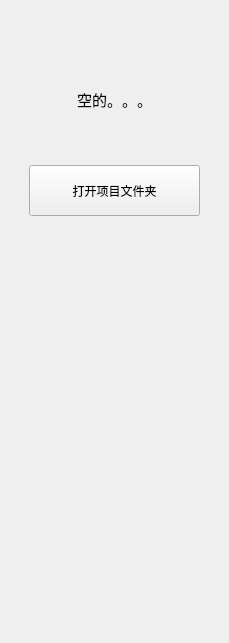
<?xml version="1.0" encoding="UTF-8"?>
<ui version="4.0">
 <class>CodeTreeSideWidget</class>
 <widget class="QWidget" name="CodeTreeSideWidget">
  <property name="geometry">
   <rect>
    <x>0</x>
    <y>0</y>
    <width>229</width>
    <height>643</height>
   </rect>
  </property>
  <property name="windowTitle">
   <string>Form</string>
  </property>
  <property name="styleSheet">
   <string notr="true">#label {
	font-size:  15px;
    font-weight: 450;
}

</string>
  </property>
  <layout class="QVBoxLayout" name="verticalLayout">
   <item>
    <widget class="QWidget" name="widget" native="true">
     <layout class="QGridLayout" name="gridLayout">
      <item row="0" column="1">
       <spacer name="verticalSpacer_2">
        <property name="orientation">
         <enum>Qt::Vertical</enum>
        </property>
        <property name="sizeType">
         <enum>QSizePolicy::Fixed</enum>
        </property>
        <property name="sizeHint" stdset="0">
         <size>
          <width>20</width>
          <height>68</height>
         </size>
        </property>
       </spacer>
      </item>
      <item row="1" column="1">
       <widget class="QLabel" name="label">
        <property name="text">
         <string>空的。。。</string>
        </property>
        <property name="alignment">
         <set>Qt::AlignCenter</set>
        </property>
       </widget>
      </item>
      <item row="2" column="1">
       <spacer name="verticalSpacer">
        <property name="orientation">
         <enum>Qt::Vertical</enum>
        </property>
        <property name="sizeType">
         <enum>QSizePolicy::Fixed</enum>
        </property>
        <property name="sizeHint" stdset="0">
         <size>
          <width>20</width>
          <height>48</height>
         </size>
        </property>
       </spacer>
      </item>
      <item row="3" column="0">
       <spacer name="horizontalSpacer">
        <property name="orientation">
         <enum>Qt::Horizontal</enum>
        </property>
        <property name="sizeHint" stdset="0">
         <size>
          <width>95</width>
          <height>20</height>
         </size>
        </property>
       </spacer>
      </item>
      <item row="3" column="1">
       <widget class="QPushButton" name="pushButton">
        <property name="sizePolicy">
         <sizepolicy hsizetype="Fixed" vsizetype="Fixed">
          <horstretch>0</horstretch>
          <verstretch>0</verstretch>
         </sizepolicy>
        </property>
        <property name="minimumSize">
         <size>
          <width>171</width>
          <height>51</height>
         </size>
        </property>
        <property name="text">
         <string>打开项目文件夹</string>
        </property>
       </widget>
      </item>
      <item row="3" column="2">
       <spacer name="horizontalSpacer_2">
        <property name="orientation">
         <enum>Qt::Horizontal</enum>
        </property>
        <property name="sizeHint" stdset="0">
         <size>
          <width>95</width>
          <height>20</height>
         </size>
        </property>
       </spacer>
      </item>
      <item row="4" column="1">
       <spacer name="verticalSpacer_3">
        <property name="orientation">
         <enum>Qt::Vertical</enum>
        </property>
        <property name="sizeHint" stdset="0">
         <size>
          <width>20</width>
          <height>381</height>
         </size>
        </property>
       </spacer>
      </item>
     </layout>
    </widget>
   </item>
  </layout>
 </widget>
 <resources/>
 <connections/>
</ui>
